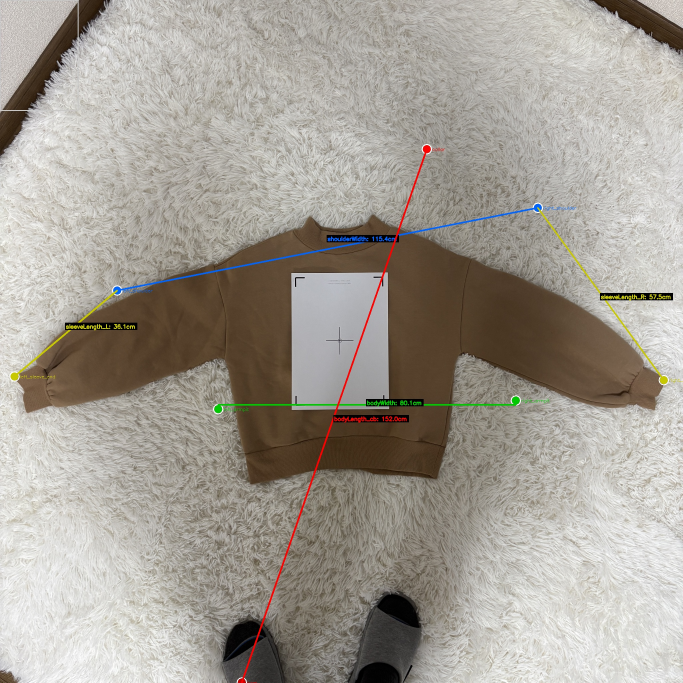
#> input picture tools/ai-measure-test/IMG_1722_cv_keypoints.jpg, 2048 x 2048 px (shown at 1/3 size)
$ python -i test_cv_keypoints.py   (imports and definitions only)
#> lines starting #> are read from the running program, lines starting #| are printed output that depends on the picture; after the words box and inside, x2 and y2 are one past the last pixel; in counts of white or black regions, pixels touching at a corner belong together
#> further down, picture is the input picture: shape (2048, 2048, 3); mean B, G, R 148.8, 157.7, 163.5
#!/usr/bin/env python3
"""
CV輪郭解析 + AI選択 パイプライン

1. OpenCV: A4検出 → ホモグラフィ補正 → 背景除去 → 輪郭検出 → キーポイント候補抽出
2. AI: 候補座標リストから「肩先はどれ？脇下はどれ？」を選択させる

使い方:
  python test_cv_keypoints.py IMG_1722.jpg --actual "shoulderWidth=57,sleeveLength=50,bodyLength_cb=49,bodyWidth=51"
"""

import os
import sys
import json
import base64
import argparse
import numpy as np
import cv2
from pathlib import Path
from google import genai
from google.genai import types

MODEL = "gemini-2.5-pro"
A4_WIDTH_CM = 21.0
A4_HEIGHT_CM = 29.7
MAX_IMAGE_SIZE = 2048


# ─── A4検出 + ホモグラフィ補正 ───

def detect_a4(img):
    """A4検出してホモグラフィ補正"""
    h, w = img.shape[:2]
#> h = 2048; w = 2048
    gray = cv2.cvtColor(img, cv2.COLOR_BGR2GRAY)
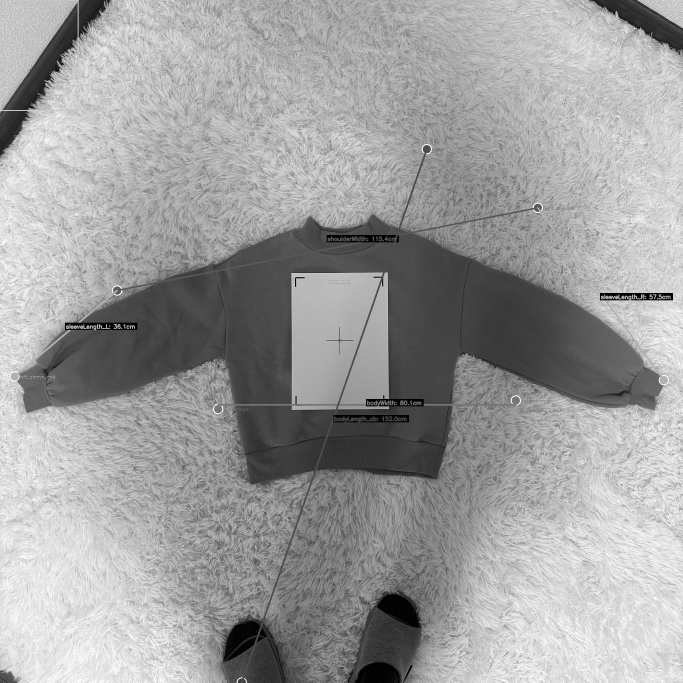
#> gray: shape (2048, 2048) (shown at 1/3 size); min 0, max 255, mean 158.4
    blurred = cv2.GaussianBlur(gray, (5, 5), 0)
    kernel = np.ones((5, 5), np.uint8)

    best_rect = None
    best_score = 0

    for thresh_val in [180, 160, 140, 200]:
        _, thresh = cv2.threshold(blurred, thresh_val, 255, cv2.THRESH_BINARY)
        thresh = cv2.morphologyEx(thresh, cv2.MORPH_CLOSE, kernel, iterations=3)
        thresh = cv2.morphologyEx(thresh, cv2.MORPH_OPEN, kernel, iterations=1)
        contours, _ = cv2.findContours(thresh, cv2.RETR_EXTERNAL, cv2.CHAIN_APPROX_SIMPLE)

        for c in contours:
            area = cv2.contourArea(c)
            if area < (w * h * 0.005):
                continue
            peri = cv2.arcLength(c, True)
            approx = cv2.approxPolyDP(c, 0.02 * peri, True)
            if len(approx) == 4 and cv2.isContourConvex(approx):
                rect = cv2.minAreaRect(c)
                bw, bh = rect[1]
                if bw == 0 or bh == 0:
                    continue
                aspect = max(bw, bh) / min(bw, bh)
                if 1.1 < aspect < 1.8:
                    score = area * (1.0 - abs(aspect - 1.414) / 1.414)
                    if score > best_score:
                        best_score = score
                        best_rect = approx
        if best_rect is not None:
            break
#> this loop made 4 passes
#> pass 1, in detect_a4, `_, thresh = cv2.threshold(blurred, thresh_val, 255, cv2.THRESH_BINARY)`:
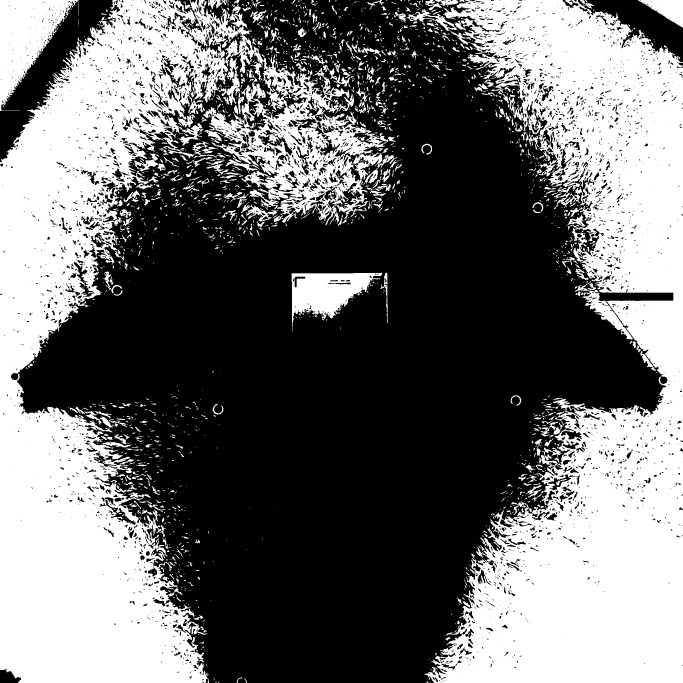
#> thresh: shape (2048, 2048) (shown at 1/3 size); 42.3% white; 2292 white regions (1524 under 20 px), largest, box (x1, y1, x2, y2) and area: (0, 0, 1182, 2048) 812020, (1274, 0, 2048, 2048) 802118, (0, 0, 235, 333) 37616
#> pass 1, in detect_a4, `thresh = cv2.morphologyEx(thresh, cv2.MORPH_CLOSE, kernel, iterations=3)`:
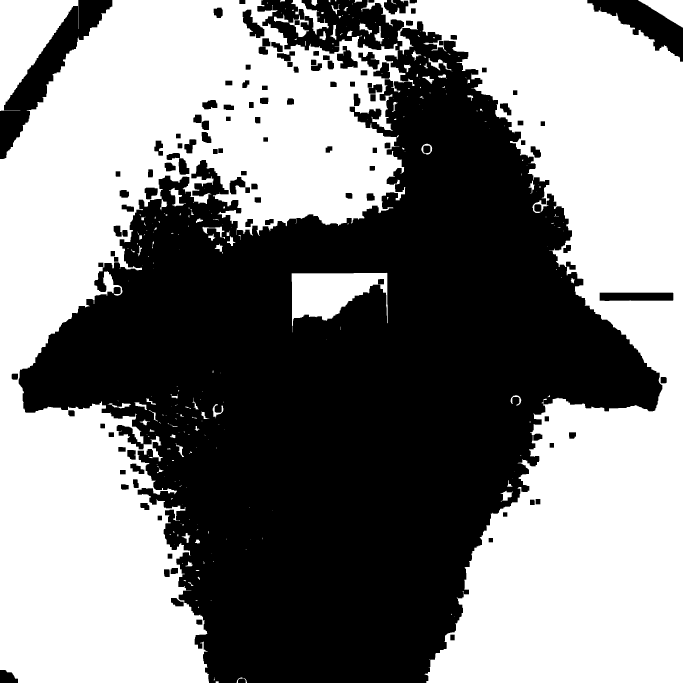
#> thresh: shape (2048, 2048) (shown at 1/3 size); 51.7% white; 122 black regions, largest, box (x1, y1, x2, y2) and area: (56, 0, 1987, 2048) 1903583, (0, 0, 337, 477) 40131, (1762, 0, 2048, 185) 20838
#> pass 1, in detect_a4, `thresh = cv2.morphologyEx(thresh, cv2.MORPH_OPEN, kernel, iterations=1)`:
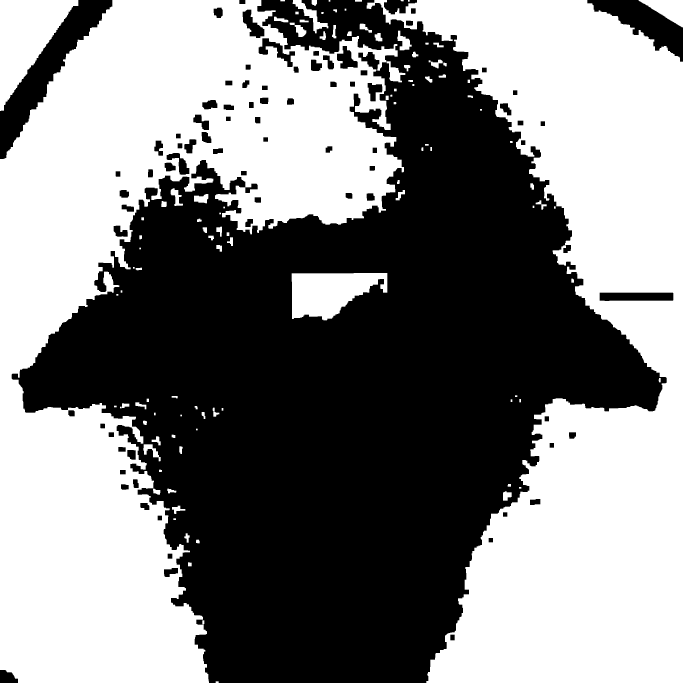
#> thresh: shape (2048, 2048) (shown at 1/3 size); 51.4% white; 80 black regions, largest, box (x1, y1, x2, y2) and area: (35, 0, 2000, 2048) 1927896, (0, 0, 337, 477) 40326, (1762, 0, 2048, 185) 20897
#> pass 2, in detect_a4, `_, thresh = cv2.threshold(blurred, thresh_val, 255, cv2.THRESH_BINARY)`:
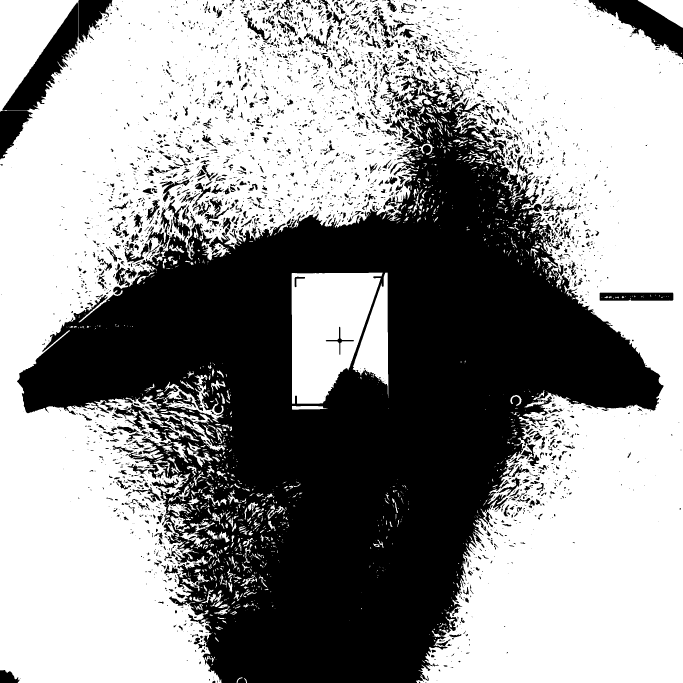
#> thresh: shape (2048, 2048) (shown at 1/3 size); 59.1% white; 3713 black regions (2474 under 20 px), largest, box (x1, y1, x2, y2) and area: (51, 236, 1991, 2048) 1515948, (7, 7, 234, 331) 23755, (1766, 0, 2048, 177) 19330
#> after the loop:
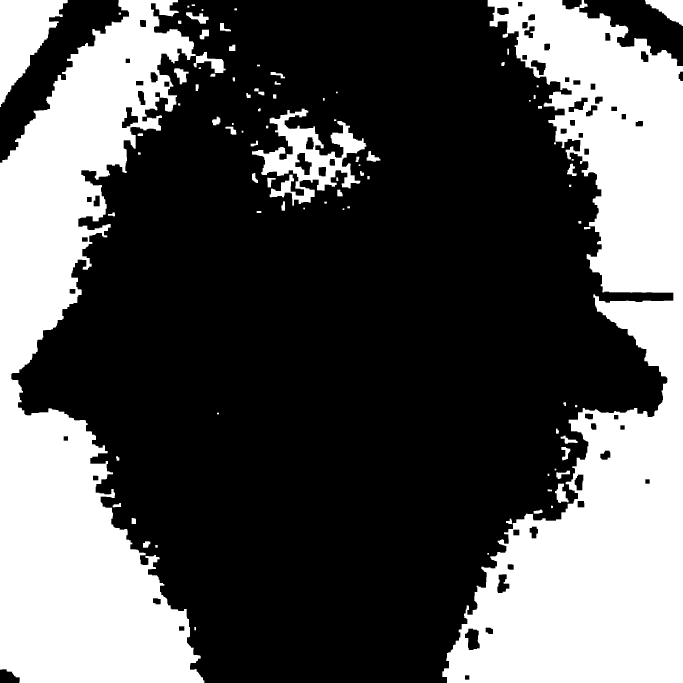
#> thresh: shape (2048, 2048) (shown at 1/3 size); 34% white; 92 white regions, largest, box (x1, y1, x2, y2) and area: (1327, 0, 2048, 2048) 712673, (0, 0, 613, 2048) 623750, (756, 326, 1099, 617) 35036
#> after the loop, best_score = 0

    if best_rect is None:
        return None, None, img

    pts = best_rect.reshape(4, 2).astype("float32")
    rect = np.zeros((4, 2), dtype="float32")
    s = pts.sum(axis=1)
    rect[0] = pts[np.argmin(s)]
    rect[2] = pts[np.argmax(s)]
    d = np.diff(pts, axis=1)
    rect[1] = pts[np.argmin(d)]
    rect[3] = pts[np.argmax(d)]

    tl, tr, br, bl = rect
    width_avg = (np.linalg.norm(tr - tl) + np.linalg.norm(br - bl)) / 2
    height_avg = (np.linalg.norm(bl - tl) + np.linalg.norm(br - tr)) / 2
    scale = A4_WIDTH_CM / width_avg

    print(f"📐 A4: 横={width_avg:.0f}px 縦={height_avg:.0f}px 比={height_avg/width_avg:.3f} scale={scale:.6f}")

    # ホモグラフィ補正
    a4_cx = (tl[0] + tr[0] + br[0] + bl[0]) / 4
    a4_cy = (tl[1] + tr[1] + br[1] + bl[1]) / 4
    a4_w = width_avg
    a4_h = a4_w * (A4_HEIGHT_CM / A4_WIDTH_CM)
    dst = np.array([
        [a4_cx - a4_w/2, a4_cy - a4_h/2],
        [a4_cx + a4_w/2, a4_cy - a4_h/2],
        [a4_cx + a4_w/2, a4_cy + a4_h/2],
        [a4_cx - a4_w/2, a4_cy + a4_h/2]
    ], dtype="float32")
    M = cv2.getPerspectiveTransform(rect, dst)
    warped = cv2.warpPerspective(img, M, (w, h))

    return float(scale), rect, warped


# ─── 衣類輪郭検出 + キーポイント候補抽出 ───

# [134 lines left out: functions extract_garment_keypoints, extract_candidates, not called in this run]


# ─── AI に候補から選択させる ───

SELECT_PROMPT = """画像には平置きされた衣類が写っています。
衣類の輪郭上に番号付きのキーポイント候補（赤=凹点、青=凸点/端点）が表示されています。

# スケール情報
scaleCmPerPx = {scale} cm/px

# キーポイント候補一覧
{candidates_text}

# あなたの仕事
1. 衣類のカテゴリを判定
2. 各採寸項目について、上の候補リストから**始点と終点の番号**を選ぶ
3. 選んだ2点間のピクセル距離を計算し、scaleCmPerPx でcmに変換
4. 候補にない場合は、2つの候補の中間点や、候補の座標を微調整して使ってよい

# 採寸項目（カテゴリに応じて必要なもののみ）
- bodyLength_cb（着丈）: 襟付け根の中心 → 裾最下端
- bodyWidth（身幅）: 左脇下 → 右脇下（腕の付け根の内側）
- shoulderWidth（肩幅）: 左肩先 → 右肩先
- sleeveLength（袖丈）: 肩先 → 袖口端
- waistWidth（ウエスト）: ウエスト左端 → 右端
- hipWidth_cfg（ヒップ）: ヒップ位置の左端 → 右端
- skirtLength（総丈）: ウエスト上端 → 裾最下端
- dressLength_bnp（着丈）: 襟付け根 → 裾最下端
- totalLength_pants（総丈）: ウエスト上端 → 裾最下端
- frontRise（股上）: ウエスト上端 → 股の交差点
- inseam（股下）: 股の交差点 → 裾
- thighWidth（ワタリ）: 股の高さの左右端
- hemWidth（裾幅）: 裾の左右端

# 重要: 全値は平置き片面の実寸（×2しない）

# 出力（JSONのみ）
{{
  "itemType": "...",
  "measurements": {{
    "項目名": {{
      "startCandidate": "候補名 or 番号",
      "endCandidate": "候補名 or 番号",
      "startPx": [x, y],
      "endPx": [x, y],
      "distancePx": 数値,
      "value": cm値,
      "confidence": "high/medium/low"
    }}
  }}
}}"""


# [165 lines left out: functions measure_with_selection, parse_actual, print_results, main, not called in this run]


# [2 lines not run here, left out]

>>> import cv2
>>> picture = cv2.imread('IMG_1722_cv_keypoints.jpg')
>>> result = detect_a4(picture)

$ run again, on tools/ai-measure-test/IMG_1724.jpg
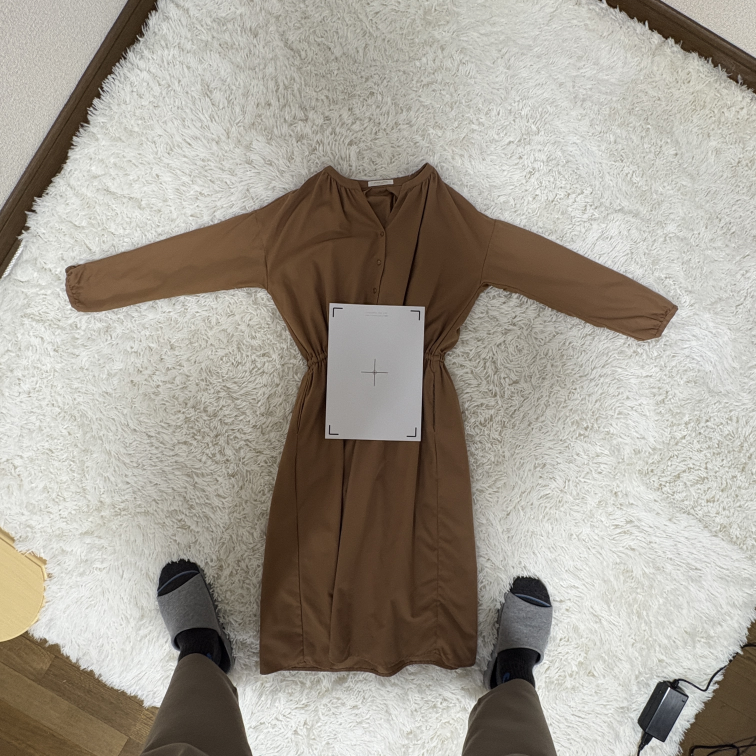
#> input picture tools/ai-measure-test/IMG_1724.jpg, 3024 x 3024 px (shown at 1/4 size)
#> picture is the input picture: shape (3024, 3024, 3); mean B, G, R 148.1, 158.3, 164.6
#> the loop in detect_a4, `for thresh_val in [180, 160, 140, 200]:` made 3 passes
#> pass 1, in detect_a4, `thresh = cv2.morphologyEx(thresh, cv2.MORPH_OPEN, kernel, iterations=1)`:
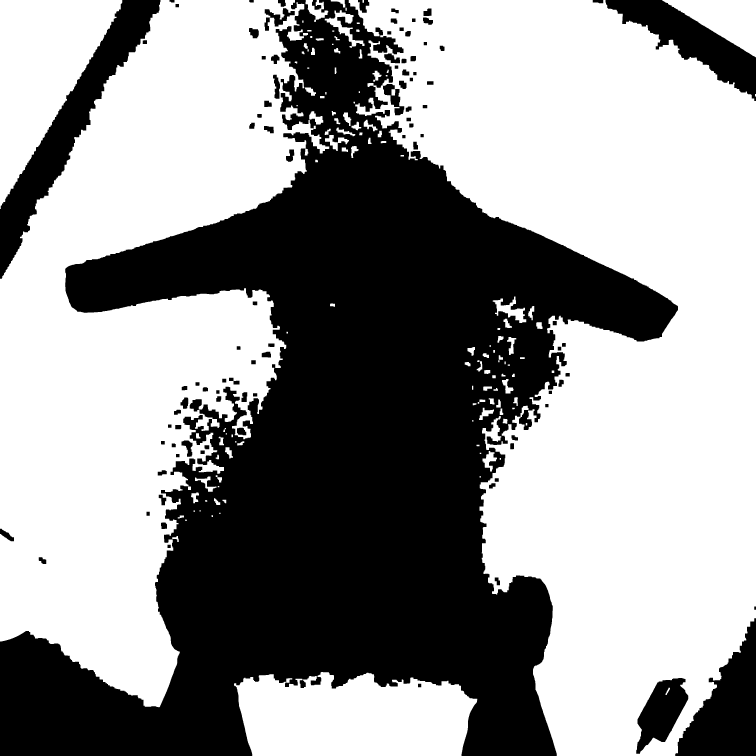
#> thresh: shape (3024, 3024) (shown at 1/4 size); 58.6% white; 96 black regions, largest, box (x1, y1, x2, y2) and area: (0, 0, 2712, 3024) 3385525, (0, 0, 642, 1115) 142241, (2701, 2473, 3024, 3024) 94070
#> after the loop in detect_a4, `for thresh_val in [180, 160, 140, 200]:`: best_rect = [[1319, 1213], [1301, 1752], [1680, 1763], [1698, 1228]]; best_score = 203003.8
#> pts has the same summary as best_rect
#> s = [2532, 3053, 3443, 2926]
#> d = [-106, 451, 83, -470]
#> in detect_a4, `warped = cv2.warpPerspective(img, M, (w, h))`:
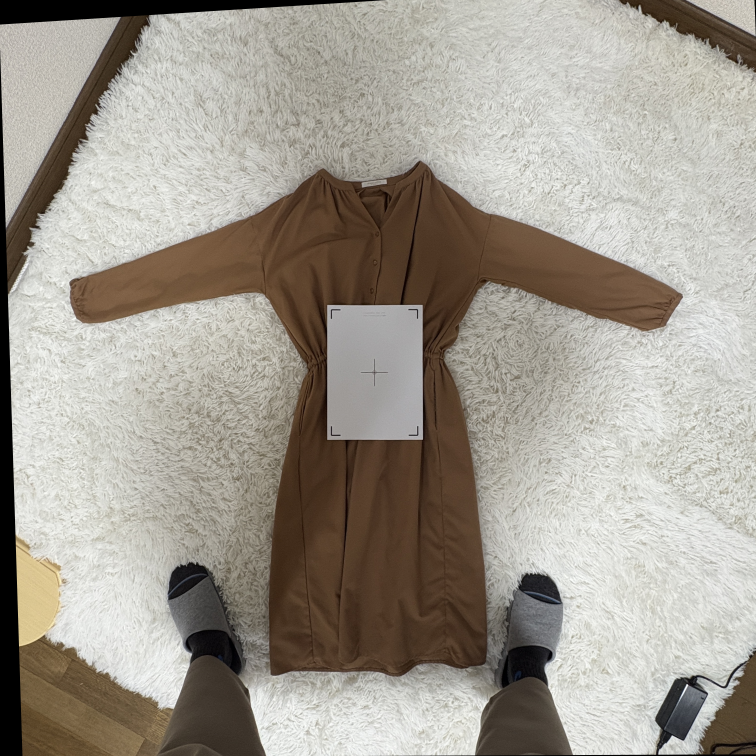
#> warped: shape (3024, 3024, 3) (shown at 1/4 size); mean B, G, R 145, 155, 161.1
